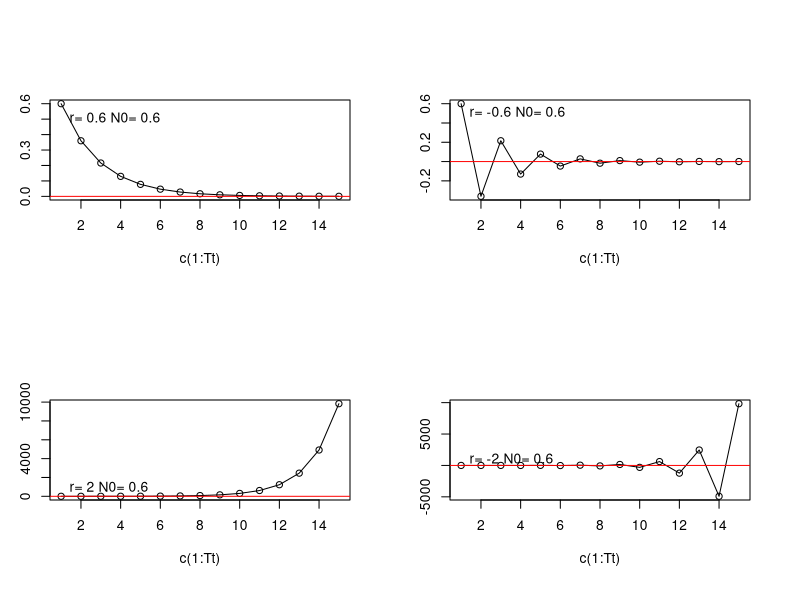
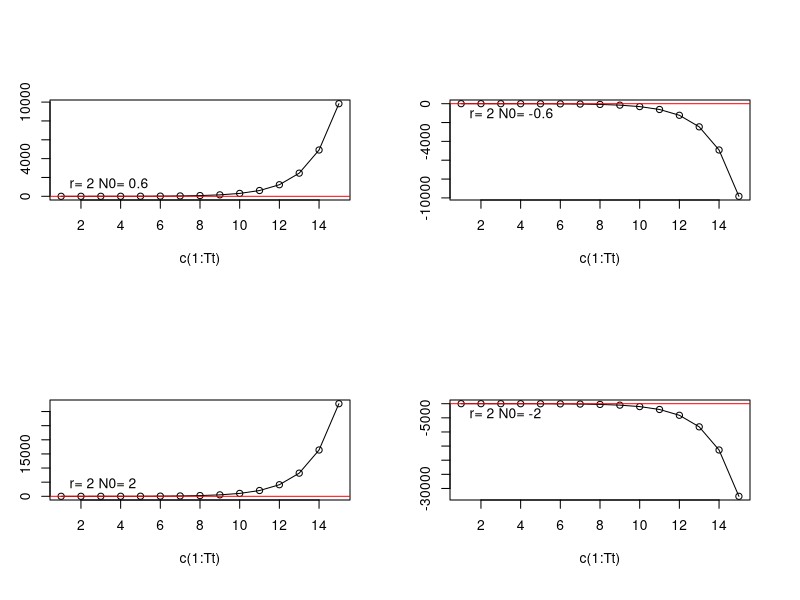
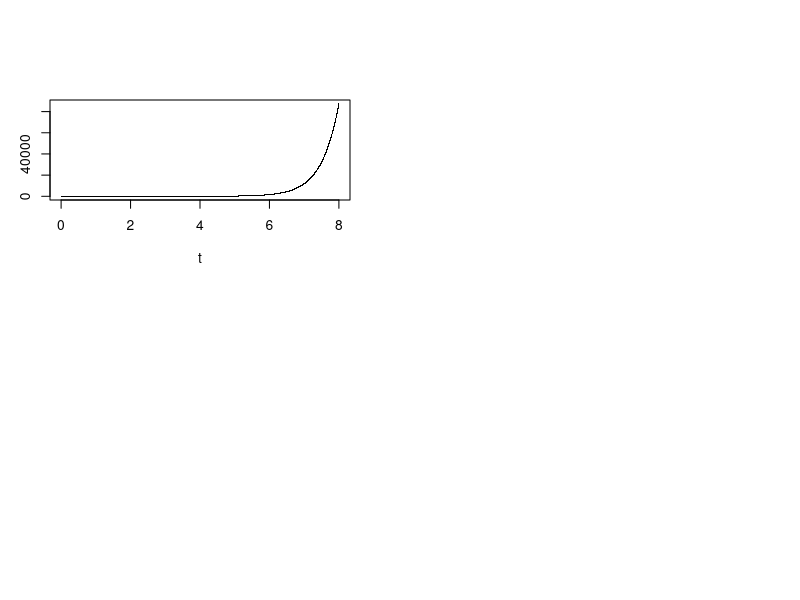
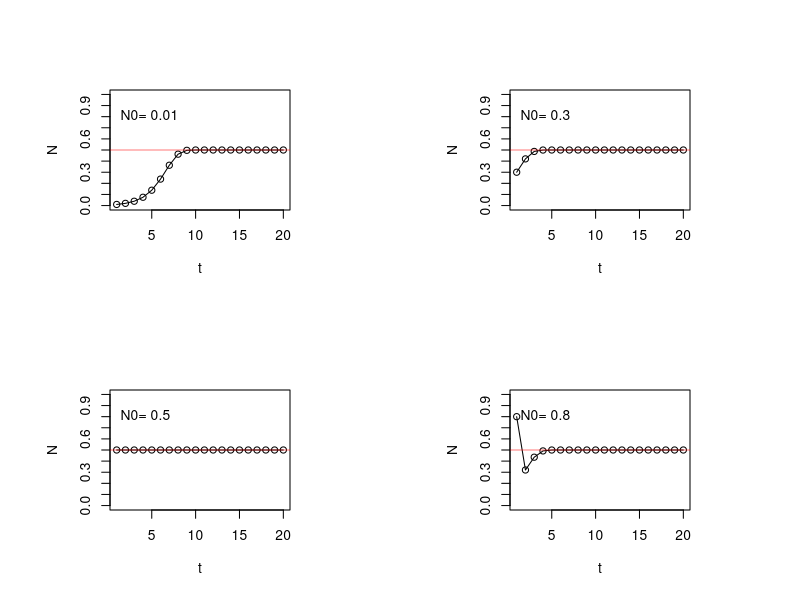
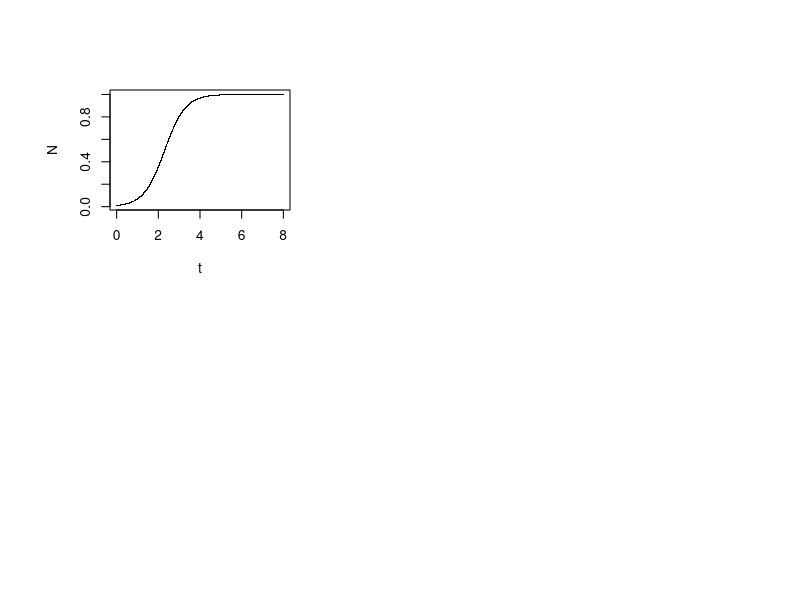
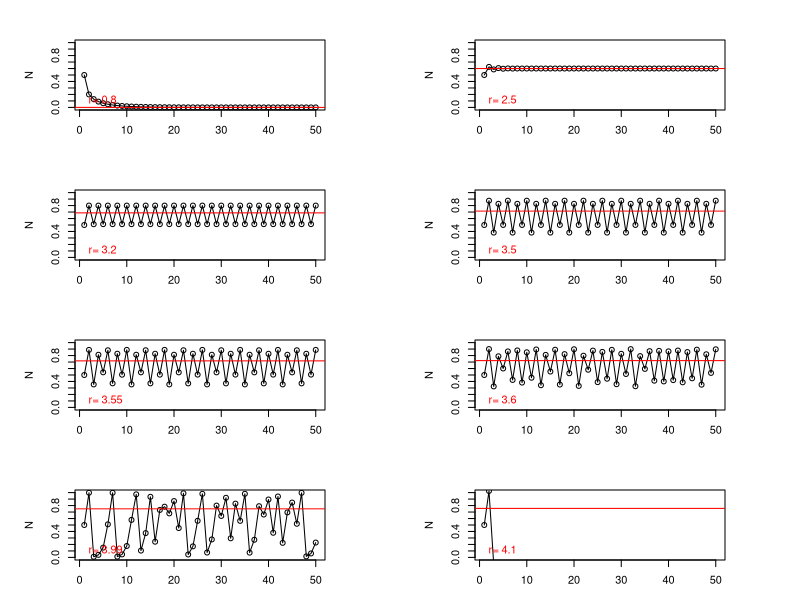
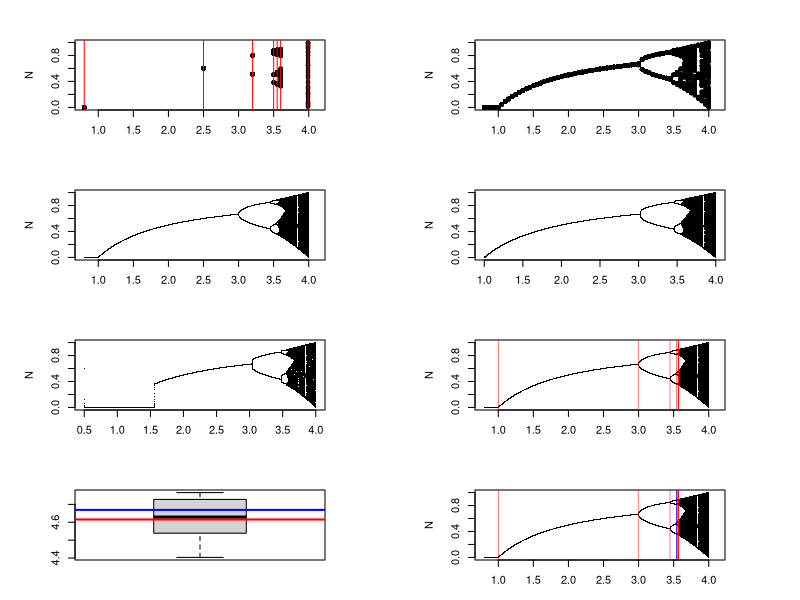
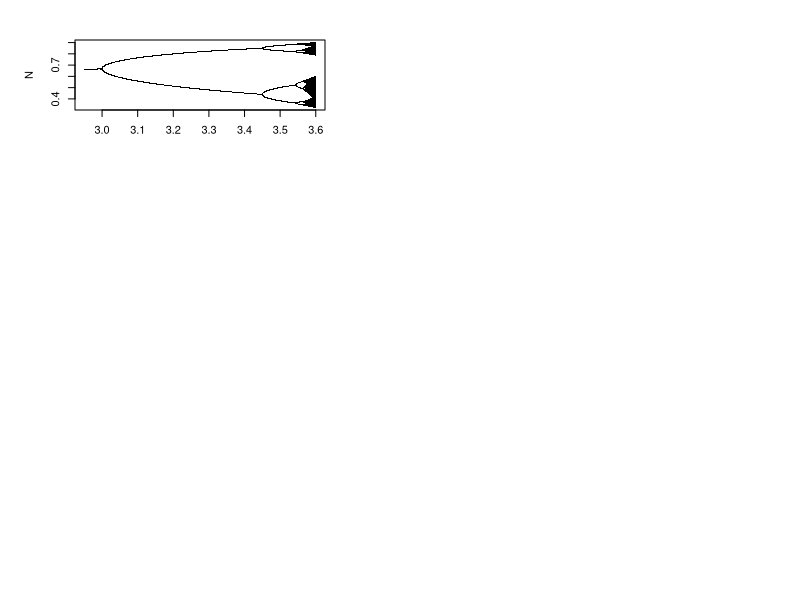

The R source for these figures, in order: (Note: this script raises an error after producing the figures.)
## ---- chunk 1
knitr::opts_chunk$set(echo = TRUE)
## ---- chunk 2
Tt=15
r=c(0.6,-0.6,2,-2)
N0=0.6

SDF<-function(r,N0){
  N<-integer(Tt)
  N[1]=N0
  for(i in 2:Tt){
  N[i]=r*N[i-1]
  }
  return(N)
}

par(mfrow=c(2,2),pin=c(3,1))

for (j in r) {
  N<-SDF(j,N0)
  plot(c(1:Tt),N,type = "o")
  ptext<-paste("r=",j,"N0=",N0)
  abline(h=0,col="red")
  text(1,(600*abs(j)-359.5),pos= 4,ptext)
}
## ---- chunk 3
Tt=15
r=2
N0=c(0.6,-0.6,2,-2)

par(mfrow=c(2,2),pin=c(3,1))

for (j in N0) {
  N<-SDF(r,j)
  plot(c(1:Tt),N,type = "o")
  ptext<-paste("r=",r,"N0=",j)
  abline(h=0,col="red")
  text(1,2000*j,pos= 4,ptext)
}
## ---- chunk 4
r<-2
T1<-8
delta_t<-0.001
t<-seq(from = 0, to = T1, by = delta_t)
N0<-0.01

N<-integer(length(t)) #vector of population size
N[1]=N0       #initial population size N_0

for(i in 2:length(t)){
  N[i]=N[i-1]+delta_t*r*N[i-1]  #iterate function
}
  
logi_map<-cbind(t,N)
names(logi_map)<-c("t","N")
plot(logi_map, pch = ".")
## ---- chunk 5
Tt<-20
r<-2
N0<-c(0.01,0.3,0.5,0.8)
Nt<-length(N0)
N<-integer(Tt)

par(mfrow=c(2,2),pin=c(8,6))

for (j in N0) {
  N[1]=j
for(i in 2:Tt){
  N[i]=r*N[i-1]*(1-N[i-1])
}
t<-c(1:Tt)
par(pin=c(1.8,1.2))
plot(t,N,type = "o",ylim = c(0,1),yaxp = c(0,1,10))
abline(h=0.5,lwd=0.5,col="red")
ptext<-paste("N0=",j)
  text(0.5,0.8,pos= 4,ptext)
}

## ---- chunk 6
r<-2
T1<-8
delta_t<-0.001
t<-seq(from = 0, to = T1, by = delta_t)
N0<-0.01

N<-integer(length(t)) #vector of population size
N[1]=N0       #initial population size N_0

for(i in 2:length(t)){
  N[i]=N[i-1]+delta_t*r*N[i-1]*(1-N[i-1])  #iterate function
}
  
logi_map<-cbind(t,N)
names(logi_map)<-c("t","N")
plot(logi_map, pch = ".")
## ---- chunk 7
Tt=50 #迭代次数
r=c(0.8,2.5,3.2,3.5,3.55,3.6,3.99,4.1) #增长率参数
N0=0.5 #初始值

N<-integer(Tt) #种群数量

par(mfrow=c(4,2))

for (j in r) {
  for(i in 2:Tt){
    N[1]=N0
    N[i]=j*N[i-1]*(1-N[i-1])
  }
  t<-c(1:Tt)
  par(pin=c(2.5,0.7))
  plot(t,N,type = "o",ylim = c(0,1),yaxp = c(0,1,10))
  abline(h=max((1-1/j),0),col="red")
  ptext<-paste("r=",j)
  text(0.5,0.1,pos= 4,ptext,col="red")
}
## ---- chunk 8

logistic_ref<-function(r,N){
  return(r*N*(1-N))
} #logistic map
  
par_map<-function(r,N0,t,k,func){
  N<-integer(t) #population size 
  N[1]=N0       #initial population

  a0<-as.data.frame(matrix(nrow = 0, ncol = 2)) 
  #dataframe of r-N*

  for (j in r) {
    for(i in 2:t){
      N[i]=func(j,N[i-1])
    }
    a<-cbind(rep(j,k),N[(t-k+1):t])
    a0<-rbind(a0,a)
  }
  names(a0)<-c("r","N")
  return(a0)
}
## ---- chunk 9
r=c(0.8,2.5,3.2,3.5,3.55,3.6,3.99,4.1) #r, intrinsic rate
N0=0.6 #initial population size
t=1000 #iterate times
k=100 #number of kept final state

ap1<-par_map(r,N0,t,k,logistic_ref)
plot(ap1,pch=20,cex = 1)

abline(v=r[1:7],col="red")

## ---- chunk 10
r=seq(from = 0.8, to = 4.1, by = 0.05)
N0=0.6
t=500
k=100

ap2<-par_map(r,N0,t,k,logistic_ref)
plot(ap2,pch=20,cex = 1)

## ---- chunk 11
r=seq(from = 0.8, to = 4.1, by = 0.001)
N0=0.6
t=500
k=100

a0<-par_map(r,N0,t,k,logistic_ref)
plot(a0,pch = ".")
## ---- chunk 12
t<-200000
r<-seq(from=1.0, to=4.0, length.out=t)
N0<-0.01

N<-integer(t)
N[1]=N0
  
for (i in 2:t) {
    N[i]=r[i]*N[i-1]*(1-N[i-1])
  }
b<-cbind(r,N)
plot(b,pch = ".")
## ---- chunk 13
t<-100000
r<-seq(from=0.5, to=4.0, length.out=t)
N0<-0.6

N<-integer(t) 
N[1]=N0       
  
for (i in 2:t) {
    N[i]=r[i]*N[i-1]*(1-N[i-1]) 
  }
b<-cbind(r,N)
plot(b,pch = ".")
## ---- chunk 14
f <- 6 # Number of bifurcations to find
period <- 2 # Minimum period
cycle2 <- integer(f + 1)
t = 2000 # Number of iterations
N0 = 0.6 # Initial value

pointfind <- function(r, num_point) {
  # r is the logistic map parameter, num_point is the period size to search for
  
  N <- integer(t) # Population size
  N[1] = N0       # Initial population size
  
  for (i in 2:t) {
    N[i] = logistic_ref(r, N[i-1]) # Logistic mapping, iterating to get population size changes
  }
  
  if (abs(N[t] - N[t - num_point]) > 0.000001) return(1)
  # Check if it has a cycle, i.e., whether the population size is equal for the specified period
  # Since it is only approaching the limit cycle, the values do not need to be exactly equal, they just need to be very close
  # Return 1 if no cycle is found
  else return(0)
}

lr <- 0 # Left boundary
rr <- 4 # Right boundary

for (m in 0:f) {
  # m is the number of bifurcations on the left side, 2^m is the number of bifurcations on the left
  while ((rr - lr) > 0.0000001) {
    midr <- ((rr + lr) / 2) # Middle value of the current interval
    if (pointfind(midr, (period^m)) == 1) rr <- midr
    # If the cycle at the middle value is not the bifurcation left cycle, the middle value is in the bifurcation right side
    else lr <- midr
    # Otherwise, the middle value is on the bifurcation left side
  }
  cycle2[m + 1] <- midr # Found the bifurcation point
  rr <- 4 # Reset the right boundary to 4, left boundary remains the same
}
# Use binary search to find the bifurcation points

print(cycle2)
## ---- chunk 15
plot(a0,pch = ".")
abline(v=1,lwd=0.5,col="red")
for (i in cycle2) {
  abline(v=i,lwd=0.5,col="red")
}
## ---- chunk 16
c2_gap<-integer(f+1)
c2_gap[1]<-cycle2[1]-1
for (i in 2:(f+1)) {
    c2_gap[i]<-cycle2[i]-cycle2[i-1]
}
print(c2_gap)

c2_gaprate<-integer(f)
for (i in 1:f) {
    c2_gaprate[i]<-c2_gap[i]/c2_gap[i+1]
}
print(c2_gaprate)
## ---- chunk 17
fit<-lm(c2_gaprate ~ 1)
summary(fit)
## ---- chunk 18
boxplot(c2_gaprate)
F_cons<-4.669201609  #Feigenbaum Constants
abline(h = fit$coefficients,lwd=2, col="red")
abline(h = F_cons,lwd=2, col="blue")
## ---- chunk 19
c2_gap0<-2
c2_total0<-1+c2_gap0*(F_cons/(F_cons-1))
print(c2_total0)
c2_total1<-1+c2_gap[1]*(fit$coefficients/(fit$coefficients-1))
print(c2_total1)
## ---- chunk 20
plot(a0,pch = ".")
abline(v=1,lwd=0.5,col="red")
for (i in cycle2) {
  abline(v=i,lwd=0.5,col="red")
}
abline(v=c2_total1,col="blue")
## ---- chunk 21
t=1000
N0=0.6
k=200
r_b1=seq(from = 2.95, to = 3.6, by = 0.0005)
map_b1<-par_map(r_b1,N0,t,k,logistic_ref)
plot(map_b1,pch = ".")
## ---- chunk 22
t=1000 #迭代次数
N0=0.6 #初始值
k=200 #绘图保留次数
r1=seq(from = 3.62, to = 3.64, by = 0.00004) 
r2=seq(from = 3.73, to = 3.75, by = 0.00004) 
r3=seq(from = 3.82, to = 3.88, by = 0.00004) 

map1<-par_map(r1,N0,t,k,logistic_ref)
map2<-par_map(r2,N0,t,k,logistic_ref)
map3<-par_map(r3,N0,t,k,logistic_ref)
## ---- chunk 23
layout(matrix(c(1,2,3),1,3,byrow = T),widths = c(1,1,2.4))
plot(map1,pch = ".")
plot(map2,pch = ".")
plot(map3,pch = ".")
## ---- chunk 24
Tt=20 #迭代次数
r=c(2.5,3.2,3.5,3.9) #增长率参数
N0=0.5 #初始值
l=0.01

N<-integer(Tt) #种群数量
N1<-integer(Tt)

par(mfrow=c(2,2))

for (j in r) {
  for(i in 2:Tt){
    N[1]=N0
    N1[1]<-N[1]-l
    N[i]=j*N[i-1]*(1-N[i-1])
    N1[i]=j*N1[i-1]*(1-N1[i-1])
  }
  t<-c(1:Tt)
  plot(t,N,type = "l",ylim = c(0,1),yaxp = c(0,1,10))
  lines(t,N1,col="red")
  ptext<-paste("r=",j)
  text(0.5,0.1,pos= 4,ptext,col="red")
}
## ---- chunk 25
Tt=50
r=3.9
N0=0.5
l=0.001

N<-integer(Tt)
N1<-integer(Tt)
N2<-integer(Tt)

N[1]=N0
N1[1]<-N[1]-l
N2[1]<-N[1]-2*l
for(i in 2:Tt){
  N[i]=r*N[i-1]*(1-N[i-1])
  N1[i]=r*N1[i-1]*(1-N1[i-1])
  N2[i]=r*N2[i-1]*(1-N2[i-1])
}
t<-c(1:Tt)

plot(t,N,type = "l",col="green",lwd = 2,ylim = c(0,1),yaxp = c(0,1,10),)
lines(t,N1,col="blue",lwd = 2)
lines(t,N2,lwd = 2)

ptext<-paste("r=",j)
text(0.5,0.05,pos= 4,ptext,col="red")
## ---- chunk 26
sin_map<-function(r,N){
  return(r*sin(N))
} #logistic map

r=seq(from = 0.8, to = 4.1, by = 0.001)
N0=0.6
t=500
k=100

b0<-par_map(r,N0,t,k,sin_map)
plot(b0,pch = ".")
## ---- chunk 27
f <- 6 # Number of bifurcations to find
period <- 2 # Minimum period
cycle3 <- integer(f + 1)
t = 2000 # Number of iterations
N0 = 0.6 # Initial value

pointfind <- function(r, num_point) {
  # r is the logistic map parameter, num_point is the period size to search for
  
  N <- integer(t) # Population size
  N[1] = N0       # Initial population size
  
  for (i in 2:t) {
    N[i] = sin_map(r, N[i-1]) # Logistic mapping, iterating to get population size changes
  }
  
  if (abs(N[t] - N[t - num_point]) > 0.000001) return(1)
  # Check if it has a cycle, i.e., whether the population size is equal for the specified period
  # Since it is only approaching the limit cycle, the values do not need to be exactly equal, they just need to be very close
  # Return 1 if no cycle is found
  else return(0)
}

lr <- 0 # Left boundary
rr <- 4 # Right boundary

for (m in 0:f) {
  # m is the number of bifurcations on the left side, 2^m is the number of bifurcations on the left
  while ((rr - lr) > 0.0000001) {
    midr <- ((rr + lr) / 2) # Middle value of the current interval
    if (pointfind(midr, (period^m)) == 1) rr <- midr
    # If the cycle at the middle value is not the bifurcation left cycle, the middle value is in the bifurcation right side
    else lr <- midr
    # Otherwise, the middle value is on the bifurcation left side
  }
  cycle3[m + 1] <- midr # Found the bifurcation point
  rr <- 4 # Reset the right boundary to 4, left boundary remains the same
}
# Use binary search to find the bifurcation points

print(cycle3)
## ---- chunk 28
c3_gap<-integer(f+1)
c3_gap[1]<-cycle3[1]-1
for (i in 2:(f+1)) {
    c3_gap[i]<-cycle3[i]-cycle3[i-1]
}

c3_gaprate<-integer(f)
for (i in 1:f) {
    c3_gaprate[i]<-c3_gap[i]/c3_gap[i+1]
}
print(c3_gaprate)
## ---- chunk 29
fit<-lm(c3_gaprate ~ 1)
summary(fit)
